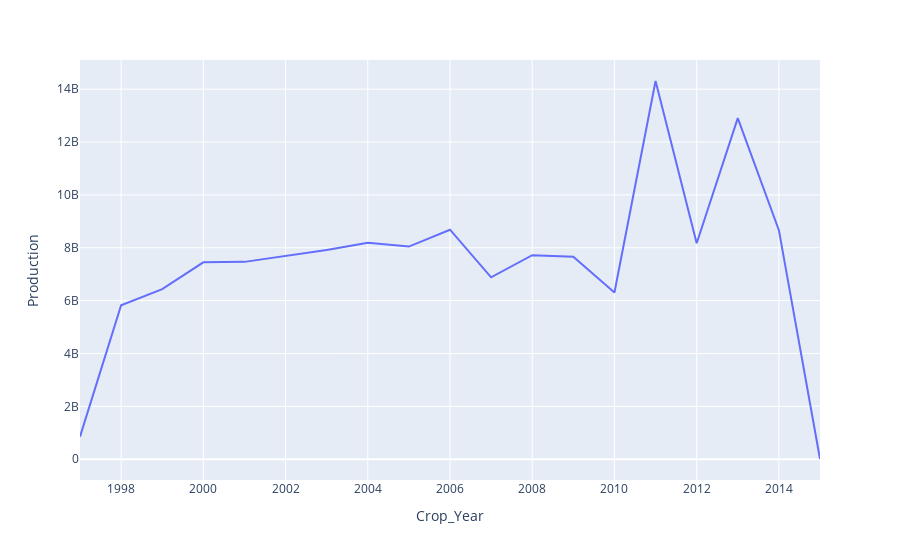

The cell this chart's notebook holds for it:
### Markdown cell above
INSIGHTS DERIVED:

Kerala is the most productive state when we compare in terms of production by area.

Andaman and Nicobar islands, Goa, Pondicherry and many other states which are low in overall production, have high productivity when we compare with the crop areas.

### Code cell
#OVERALL PRODUCTION THROUGH YEARS
temp = data.groupby(by='Crop_Year')['Production'].sum().reset_index()
px.line(temp, 'Crop_Year', 'Production')

### Figure 1 — Plotly figure (JSON) as saved in the notebook; plotly's stock layout.template omitted (floating-point values rounded to 4 significant figures)
{"data": [{"hovertemplate": "Crop_Year=%{x}<br>Production=%{y}<extra></extra>", "legendgroup": "", "line": {"color": "#636efa", "dash": "solid"}, "marker": {"symbol": "circle"}, "mode": "lines", "name": "", "orientation": "v", "showlegend": false, "type": "scatter", "x": [1997, 1998, 1999, 2000, 2001, 2002, 2003, 2004, 2005, 2006, 2007, 2008, 2009, 2010, 2011, 2012, 2013, 2014, 2015], "xaxis": "x", "y": [851232906, 5825000000.0, 6435000000.0, 7450000000.0, 7466000000.0, 7697000000.0, 7918000000.0, 8189000000.0, 8044000000.0, 8682000000.0, 6879000000.0, 7717000000.0, 7660000000.0, 6308000000.0, 14310000000.0, 8171000000.0, 12900000000.0, 8665000000.0, 6935000.0], "yaxis": "y"}], "layout": {"legend": {"tracegroupgap": 0}, "margin": {"t": 60}, "xaxis": {"anchor": "y", "domain": [0, 1], "title": {"text": "Crop_Year"}}, "yaxis": {"anchor": "x", "domain": [0, 1], "title": {"text": "Production"}}}}
